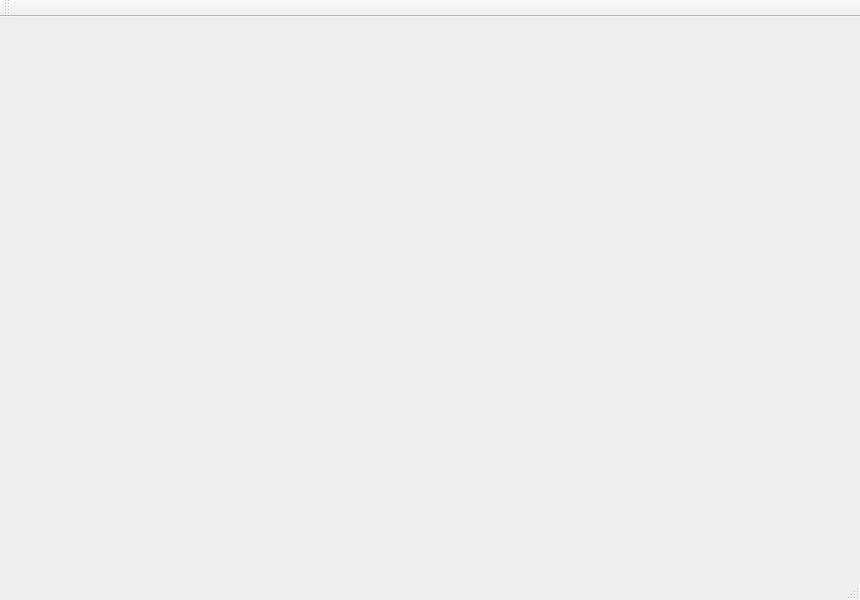
<?xml version="1.0" encoding="UTF-8"?>
<ui version="4.0">
 <class>MainWindow</class>
 <widget class="QMainWindow" name="MainWindow">
  <property name="geometry">
   <rect>
    <x>0</x>
    <y>0</y>
    <width>860</width>
    <height>600</height>
   </rect>
  </property>
  <property name="minimumSize">
   <size>
    <width>860</width>
    <height>600</height>
   </size>
  </property>
  <property name="maximumSize">
   <size>
    <width>860</width>
    <height>600</height>
   </size>
  </property>
  <property name="baseSize">
   <size>
    <width>860</width>
    <height>600</height>
   </size>
  </property>
  <property name="windowTitle">
   <string>MainWindow</string>
  </property>
  <widget class="QWidget" name="centralWidget"/>
  <widget class="QMenuBar" name="menuBar">
   <property name="geometry">
    <rect>
     <x>0</x>
     <y>0</y>
     <width>860</width>
     <height>25</height>
    </rect>
   </property>
  </widget>
  <widget class="QToolBar" name="mainToolBar">
   <attribute name="toolBarArea">
    <enum>TopToolBarArea</enum>
   </attribute>
   <attribute name="toolBarBreak">
    <bool>false</bool>
   </attribute>
  </widget>
  <widget class="QStatusBar" name="statusBar"/>
 </widget>
 <layoutdefault spacing="6" margin="11"/>
 <resources/>
 <connections/>
</ui>
